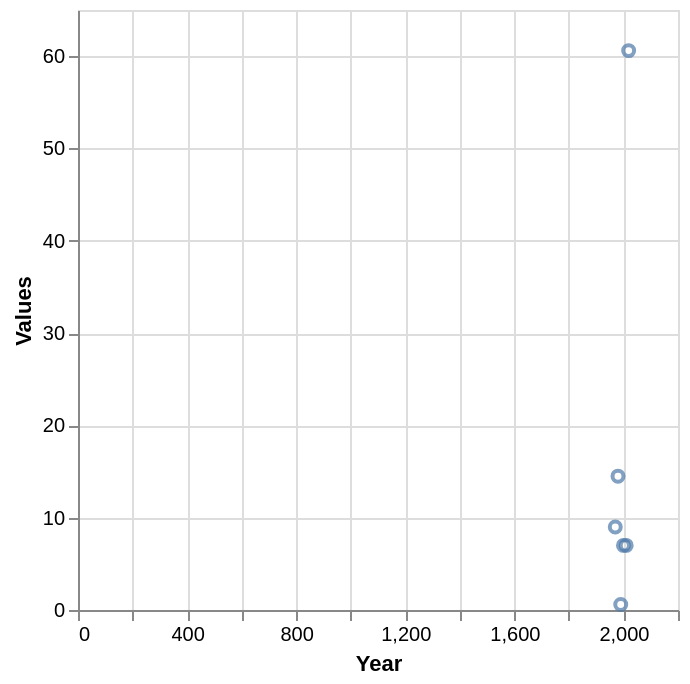

This figure's Vega-Lite source:
### Vega-Lite specification from a JSON file in a GitHub repository (floating-point values rounded to 4 significant figures)
{"$schema": "https://vega.github.io/schema/vega-lite/v5.json", "description": "Scatter plot auto-generated from CSV", "data": {"values": [{"Year": "1970", "Values": "9.0"}, {"Year": "1980", "Values": "14.5"}, {"Year": "1990", "Values": "0.6"}, {"Year": "2000", "Values": "7.0"}, {"Year": "2010", "Values": "7.0"}, {"Year": "2019", "Values": "60.6"}]}, "mark": "point", "encoding": {"x": {"field": "Year", "type": "quantitative"}, "y": {"field": "Values", "type": "quantitative"}}}
